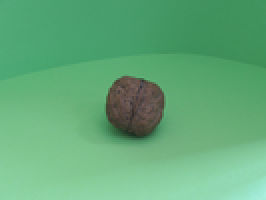
#> input picture res/img01.png, 133 x 100 px (shown 2 times larger)
$ python imagemanip.py
#> lines starting #> are read from the running program, lines starting #| are printed output that depends on the picture
import os
import os.path as osp
import matplotlib.pylab as pl
import numpy as np
from pathlib import Path
from PIL import Image

home_dir = Path.home()
work_dir = osp.join(home_dir, 'work', 'work-py-tryout')
print("work_dir: '{}'".format(work_dir))
if not osp.exists(work_dir):
    os.makedirs(work_dir)


def plot_image(_img: np.array, _img_file: str):
    _a = (_img * 256).astype(np.uint8)
    print(_a)
    _i = Image.fromarray(_a, mode='RGBA')
    _i.save(_img_file, format='PNG')


img_file = "res/img01.png"
print("reading {}".format(img_file))
img: np.array = pl.imread(img_file)
#> img is the input picture: shape (100, 133, 3) float32; mean R, G, B 0.386, 0.669, 0.476

h = img.shape[0]
#> h = 100
w = img.shape[1]
#> w = 133
print("img w:{} h:{}".format(w, h))
#| img w:133 h:100

transp = np.empty([h, w], dtype=np.float32)
for i in range(h):
    for j in range(w):
        transp[i, j] = j / w
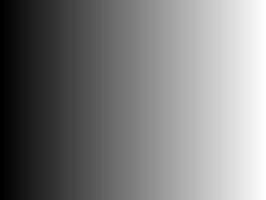
#> transp: shape (100, 133) float32 (shown 2 times larger); min 0, max 0.992, mean 0.496

# Add transparency
img1 = np.insert(img, 3, transp, axis=2)
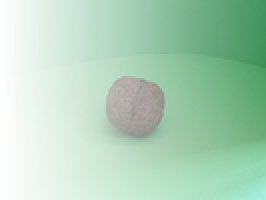
#> img1: shape (100, 133, 4) float32 (shown 2 times larger); mean R, G, B, A 0.386, 0.669, 0.476, 0.496; transparent parts drawn white

out_file = osp.join(work_dir, "out9.png")
plot_image(img1, out_file)
#> (printed output is left out)

print("saved image to {}".format(out_file))
